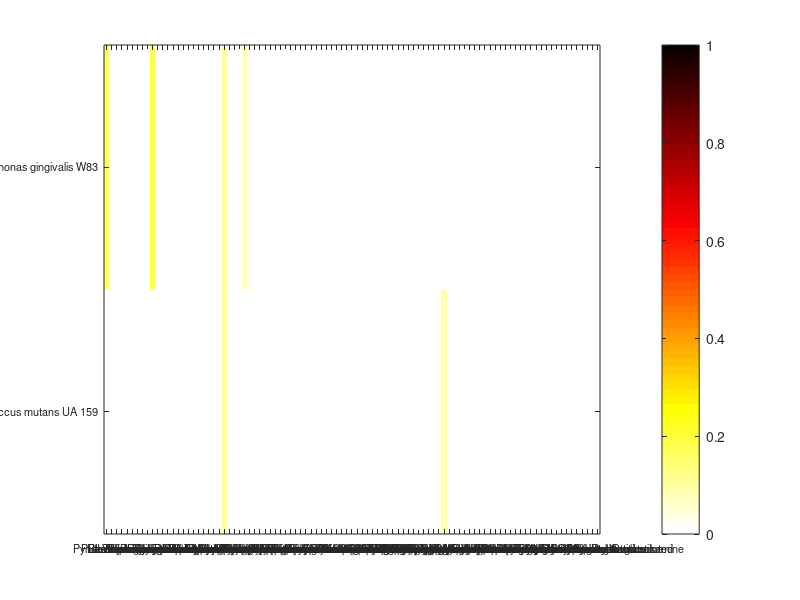
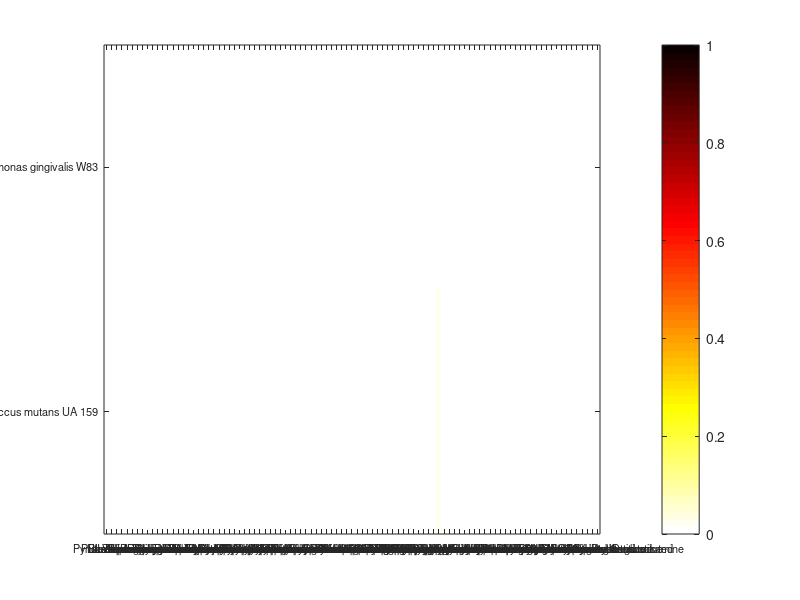

Write MATLAB code to recreate these figures, in order.
clear all
close all
clc

load('Figure4_Sup5_Data')

diff_prot = m_PM_prot-m_PM_orig;
diff_carb = m_PM_carb-m_PM_orig;

%% Figures
figure(1)
clims = [0,1];
imagesc(diff_prot(2:3,:),clims)
colorbar
yticks([1,2])
yticklabels(strrep(mod_names_carb([2,3]),'_',' '))
xticks(1:97)
xticklabels(metabolite_names)
xtickangle(90)
set(gca,'fontsize',8)
colormap(flipud(hot))

figure(2)
clims = [0,1];
imagesc(diff_carb(2:3,:),clims)
colorbar
yticks([1,2])
yticklabels(strrep(mod_names_carb([2,3]),'_',' '))
xticks(1:97)
xticklabels(metabolite_names)
xtickangle(90)
set(gca,'fontsize',8)
colormap(flipud(hot))
